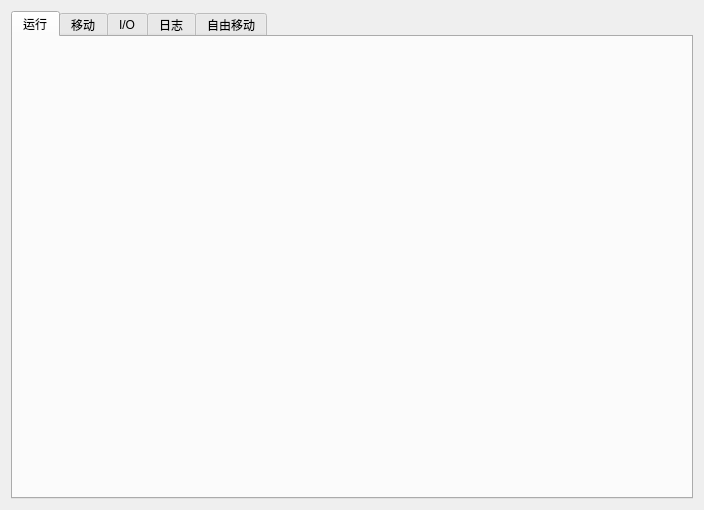
<?xml version="1.0" encoding="UTF-8"?>
<ui version="4.0">
 <class>RunProgramWgt</class>
 <widget class="QWidget" name="RunProgramWgt">
  <property name="geometry">
   <rect>
    <x>0</x>
    <y>0</y>
    <width>704</width>
    <height>510</height>
   </rect>
  </property>
  <property name="windowTitle">
   <string>Form</string>
  </property>
  <layout class="QHBoxLayout" name="horizontalLayout">
   <item>
    <widget class="QTabWidget" name="runProgramTab">
     <property name="currentIndex">
      <number>0</number>
     </property>
     <widget class="QWidget" name="runTab">
      <attribute name="title">
       <string>运行</string>
      </attribute>
     </widget>
     <widget class="QWidget" name="moveTab">
      <attribute name="title">
       <string>移动</string>
      </attribute>
     </widget>
     <widget class="QWidget" name="IoTab">
      <attribute name="title">
       <string>I/O</string>
      </attribute>
     </widget>
     <widget class="QWidget" name="logTab">
      <attribute name="title">
       <string>日志</string>
      </attribute>
     </widget>
     <widget class="QWidget" name="freeMoveTab">
      <attribute name="title">
       <string>自由移动</string>
      </attribute>
     </widget>
    </widget>
   </item>
  </layout>
 </widget>
 <resources/>
 <connections/>
</ui>
